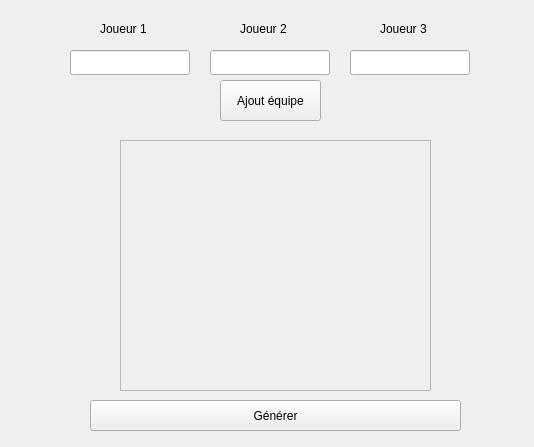
<?xml version="1.0" encoding="UTF-8"?>
<ui version="4.0">
 <class>PresetTeamForm</class>
 <widget class="QWidget" name="PresetTeamForm">
  <property name="geometry">
   <rect>
    <x>0</x>
    <y>0</y>
    <width>534</width>
    <height>447</height>
   </rect>
  </property>
  <property name="windowTitle">
   <string>Form</string>
  </property>
  <widget class="QPushButton" name="pushButton">
   <property name="geometry">
    <rect>
     <x>220</x>
     <y>80</y>
     <width>101</width>
     <height>41</height>
    </rect>
   </property>
   <property name="text">
    <string>Ajout équipe</string>
   </property>
  </widget>
  <widget class="QPushButton" name="pushButton_2">
   <property name="geometry">
    <rect>
     <x>90</x>
     <y>400</y>
     <width>371</width>
     <height>31</height>
    </rect>
   </property>
   <property name="text">
    <string>Générer</string>
   </property>
  </widget>
  <widget class="QScrollArea" name="scrollArea">
   <property name="geometry">
    <rect>
     <x>120</x>
     <y>140</y>
     <width>311</width>
     <height>251</height>
    </rect>
   </property>
   <property name="widgetResizable">
    <bool>true</bool>
   </property>
   <widget class="QWidget" name="scrollAreaWidgetContents">
    <property name="geometry">
     <rect>
      <x>0</x>
      <y>0</y>
      <width>309</width>
      <height>249</height>
     </rect>
    </property>
   </widget>
  </widget>
  <widget class="QLabel" name="label">
   <property name="geometry">
    <rect>
     <x>100</x>
     <y>20</y>
     <width>61</width>
     <height>17</height>
    </rect>
   </property>
   <property name="text">
    <string>Joueur 1</string>
   </property>
  </widget>
  <widget class="QLabel" name="label_2">
   <property name="geometry">
    <rect>
     <x>240</x>
     <y>20</y>
     <width>61</width>
     <height>17</height>
    </rect>
   </property>
   <property name="text">
    <string>Joueur 2</string>
   </property>
  </widget>
  <widget class="QLabel" name="label_3">
   <property name="geometry">
    <rect>
     <x>380</x>
     <y>20</y>
     <width>61</width>
     <height>17</height>
    </rect>
   </property>
   <property name="text">
    <string>Joueur 3</string>
   </property>
  </widget>
  <widget class="QLineEdit" name="lineEdit">
   <property name="geometry">
    <rect>
     <x>70</x>
     <y>50</y>
     <width>120</width>
     <height>25</height>
    </rect>
   </property>
  </widget>
  <widget class="QLineEdit" name="lineEdit_2">
   <property name="geometry">
    <rect>
     <x>210</x>
     <y>50</y>
     <width>120</width>
     <height>25</height>
    </rect>
   </property>
  </widget>
  <widget class="QLineEdit" name="lineEdit_3">
   <property name="geometry">
    <rect>
     <x>350</x>
     <y>50</y>
     <width>120</width>
     <height>25</height>
    </rect>
   </property>
  </widget>
 </widget>
 <resources/>
 <connections/>
</ui>
